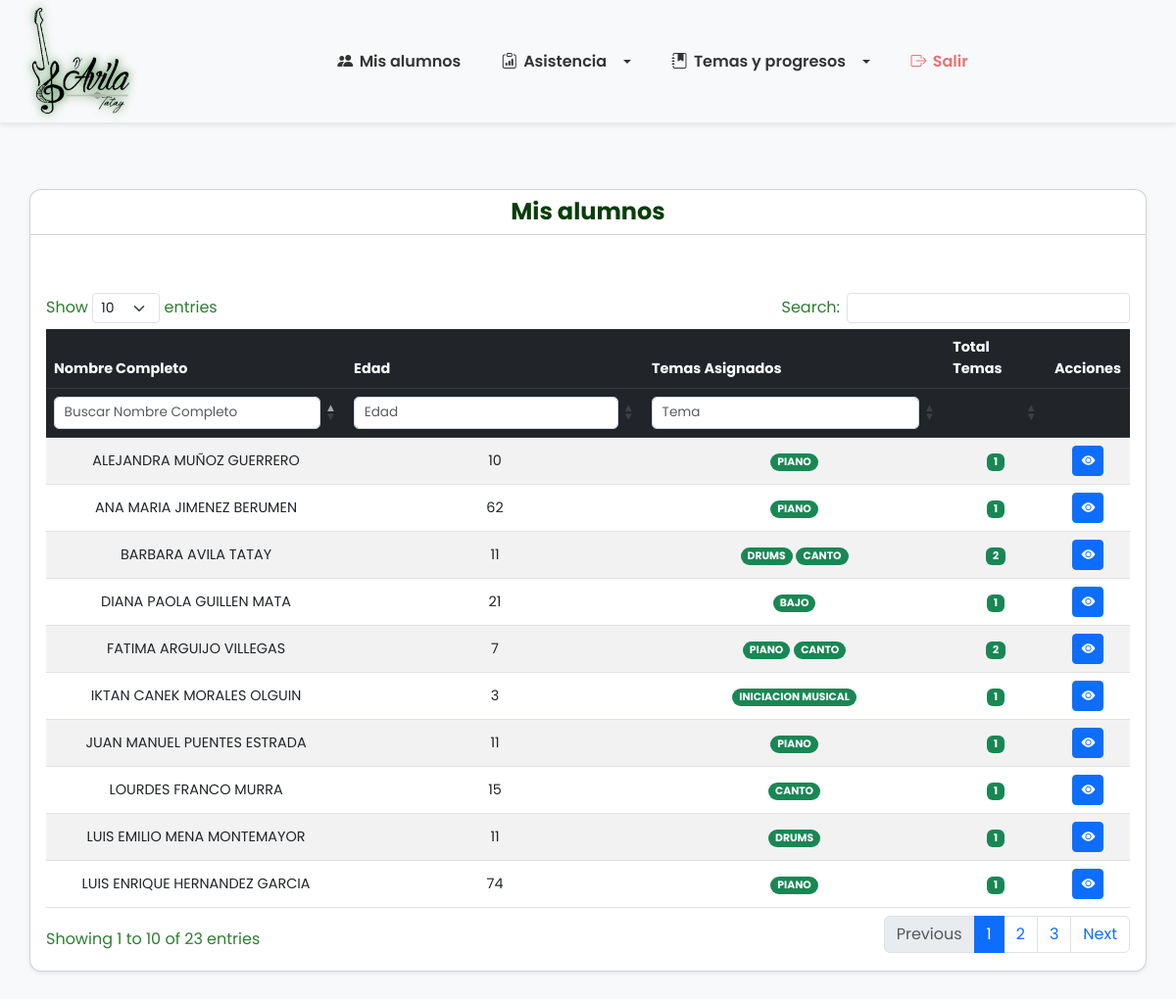
Page /lista_alumnos.php on the committed database.
### tables this page shows
CREATE TABLE `alumnos` (
  `curp` varchar(18) NOT NULL,
  `nombre` varchar(50) NOT NULL,
  `apellidos` varchar(100) NOT NULL,
  `nombre_tutor` varchar(100) DEFAULT NULL,
  `fecha_nacimiento` date NOT NULL,
  `telefono` varchar(15) DEFAULT NULL,
  `mensualidad` decimal(10,2) NOT NULL DEFAULT 0.00,
  `activo` tinyint(1) DEFAULT 1,
  `fecha_registro` timestamp NOT NULL DEFAULT current_timestamp(),
  PRIMARY KEY (`curp`)
);

### lista_alumnos.php (the view, shortened to what this page needs)
<?php
require_once __DIR__ . '/includes/bd.php';
$sql = "SELECT
            a.curp,
            a.nombre,
            a.apellidos,
            TIMESTAMPDIFF(YEAR, a.fecha_nacimiento, CURDATE()) AS edad,
            a.telefono,
            a.mensualidad,
            a.nombre_tutor,
            GROUP_CONCAT(CONCAT(t.id, ':', t.nombre) SEPARATOR ' | ') AS temas_asignados,
            COUNT(t.id) AS total_temas
        FROM
            alumnos a
        LEFT JOIN
            alumnos_tema at ON a.curp = at.curp
        LEFT JOIN
            temas t ON at.tema_id = t.id
        WHERE
            a.activo = 1
        GROUP BY
            a.curp
        ORDER BY
            a.nombre, a.apellidos";
$resultado = $conexion->query($sql);
?>
<!DOCTYPE html>
<html lang="es">
<head>
    <link href="https://cdn.jsdelivr.net/npm/bootstrap@5.3.0/dist/css/bootstrap.min.css" rel="stylesheet" />
    <link href="https://cdn.jsdelivr.net/npm/bootstrap-icons@1.10.5/font/bootstrap-icons.css" rel="stylesheet" />
    <link rel="stylesheet" href="https://cdn.datatables.net/1.13.6/css/dataTables.bootstrap5.min.css" />
</head>
<body>
    <?php include 'navbar.php'; ?>
    <div class="full-width-container mt-5 mb-5">
        <div class="card shadow-sm">
            <div class="card-header bg-primary">
                <h4 class="mb-0" style="color: #0b3d0b; font-weight: bold;">Mis alumnos</h4>
            </div>
            <div class="card-body">
                <div class="mb-3 text-end">
                    <span id="contadorResultados" class="badge bg-secondary fs-6">Mostrando 0 alumnos</span>
                </div>
                <div class="table-responsive">
                    <table id="tablaAlumnos" class="table table-striped table-hover align-middle text-center">
                        <thead class="table-dark">
                            <tr>
                                <th>Nombre Completo</th>
                                <th>Edad</th>
                                <th>Temas Asignados</th>
                                <th>Total Temas</th>
                                <th>Acciones</th>
                            </tr>
                            <tr class="filters bg-light">
                                <th><input type="text" class="form-control form-control-sm"
                                        placeholder="Buscar Nombre Completo" /></th>
                                <th><input type="number" class="form-control form-control-sm" placeholder="Edad" /></th>
                                <th><input type="text" class="form-control form-control-sm" placeholder="Tema" /></th>
                                <th></th>
                                <th></th>
                            </tr>
                        </thead>
                        <tbody>
                            <?php while ($alumno = $resultado->fetch_assoc()): ?>
                                <tr>
                                    <td><?= htmlspecialchars($alumno['nombre'] . ' ' . $alumno['apellidos']) ?></td>
                                    <td><?= $alumno['edad'] ?></td>
                                    <td>
                                        <?php if (!empty($alumno['temas_asignados'])):
                                            $temas = explode(' | ', $alumno['temas_asignados']);
                                            foreach ($temas as $tema) {
                                                list($temaId, $temaNombre) = explode(':', $tema);
                                                ?>
                                                <a href="progreso.php?tema_id=<?= $temaId ?>&curp=<?= urlencode($alumno['curp']) ?>"
                                                    class="badge bg-secondary rounded-pill text-decoration-none">
                                                    <?= htmlspecialchars($temaNombre) ?>
                                                </a>
                                                <?php
                                            }
                                        else: ?>
                                            <span class="text-muted fst-italic">Sin temas</span>
                                        <?php endif; ?>
                                    </td>
                                    <td>
                                        <span class="badge bg-<?= $alumno['total_temas'] > 0 ? 'primary' : 'secondary' ?>">
                                            <?= $alumno['total_temas'] ?>
                                        </span>
                                    </td>
                                    <td>
                                        <a href="panel_alumno.php?curp=<?= urlencode($alumno['curp']) ?>"
                                            class="btn btn-sm btn-primary" title="Ver Detalles">
                                            <i class="bi bi-eye-fill"></i>
                                        </a>
                                    </td>
                                </tr>
                            <?php endwhile; ?>
                        </tbody>
                    </table>
                </div>
            </div>
        </div>
    </div>
</body>
</html>

### lista_alumnos.php (style rules this page uses)
body, html { margin: 0; padding: 0; width: 100%; min-width: 900px; background-color: #f8f9fa; font-family: 'Segoe UI', Tahoma, Geneva, Verdana, sans-serif; color: #2e7d32; }
.full-width-container { max-width: 100vw; padding: 20px 30px; box-sizing: border-box; }
.badge-clase, .badge.bg-secondary, .badge.bg-primary { background-color: var(--verde-dollar) !important; color: white !important; }
.card { border-radius: 12px; box-shadow: 0 10px 25px var(--verde-dollar-soft); transition: box-shadow 0.3s ease; background: white; color: #2e7d32; }
.card-header.bg-primary { background-color: var(--verde-dollar) !important; color: white; font-weight: 700; font-size: 1.4rem; border-top-left-radius: 12px; border-top-right-radius: 12px; text-align: center; }
table.dataTable { width: 100% !important; table-layout: auto !important; font-size: 0.9rem; color: var(--verde-dollar); }
table.dataTable thead { background: var(--verde-dollar); color: white; }
thead tr.filters th input { font-size: 0.85rem; padding: 0.35rem 0.6rem; width: 100%; box-sizing: border-box; border-radius: 5px; border: 1px solid #ced4da; transition: border-color 0.3s; }
#contadorResultados { font-weight: 600; user-select: none; color: var(--verde-dollar); }
.badge.bg-secondary.rounded-pill { background-color: #145c14 !important; color: white !important; }
.badge.bg-secondary.rounded-pill { background-color: #198754 !important; color: white !important; }
.badge.bg-secondary.rounded-pill, .badge.bg-primary { background-color: #198754 !important; color: white !important; }

### navbar.php (style rules this page uses)
body { font-family: 'Poppins', sans-serif; }

### rows in the picture
alumnos: nombre+apellidos "ALEJANDRA MUÑOZ GUERRERO", edad "10", temaNombre "PIANO", total_temas "1"
alumnos: nombre+apellidos "ANA MARIA JIMENEZ BERUMEN", edad "62", temaNombre "PIANO", total_temas "1"
alumnos: nombre+apellidos "BARBARA AVILA TATAY", edad "11", temaNombre "DRUMS", temaNombre "CANTO", total_temas "2"
alumnos: nombre+apellidos "DIANA PAOLA GUILLEN MATA", edad "21", temaNombre "BAJO", total_temas "1"
alumnos: nombre+apellidos "FATIMA ARGUIJO VILLEGAS", edad "7", temaNombre "PIANO", temaNombre "CANTO", total_temas "2"
alumnos: nombre+apellidos "IKTAN CANEK MORALES OLGUIN", edad "3", temaNombre "INICIACION MUSICAL", total_temas "1"
alumnos: nombre+apellidos "JUAN MANUEL PUENTES ESTRADA", edad "11", temaNombre "PIANO", total_temas "1"
alumnos: nombre+apellidos "LOURDES FRANCO MURRA", edad "15", temaNombre "CANTO", total_temas "1"
alumnos: nombre+apellidos "LUIS EMILIO MENA MONTEMAYOR", edad "11", temaNombre "DRUMS", total_temas "1"
alumnos: nombre+apellidos "LUIS ENRIQUE HERNANDEZ GARCIA", edad "74", temaNombre "PIANO", total_temas "1"
